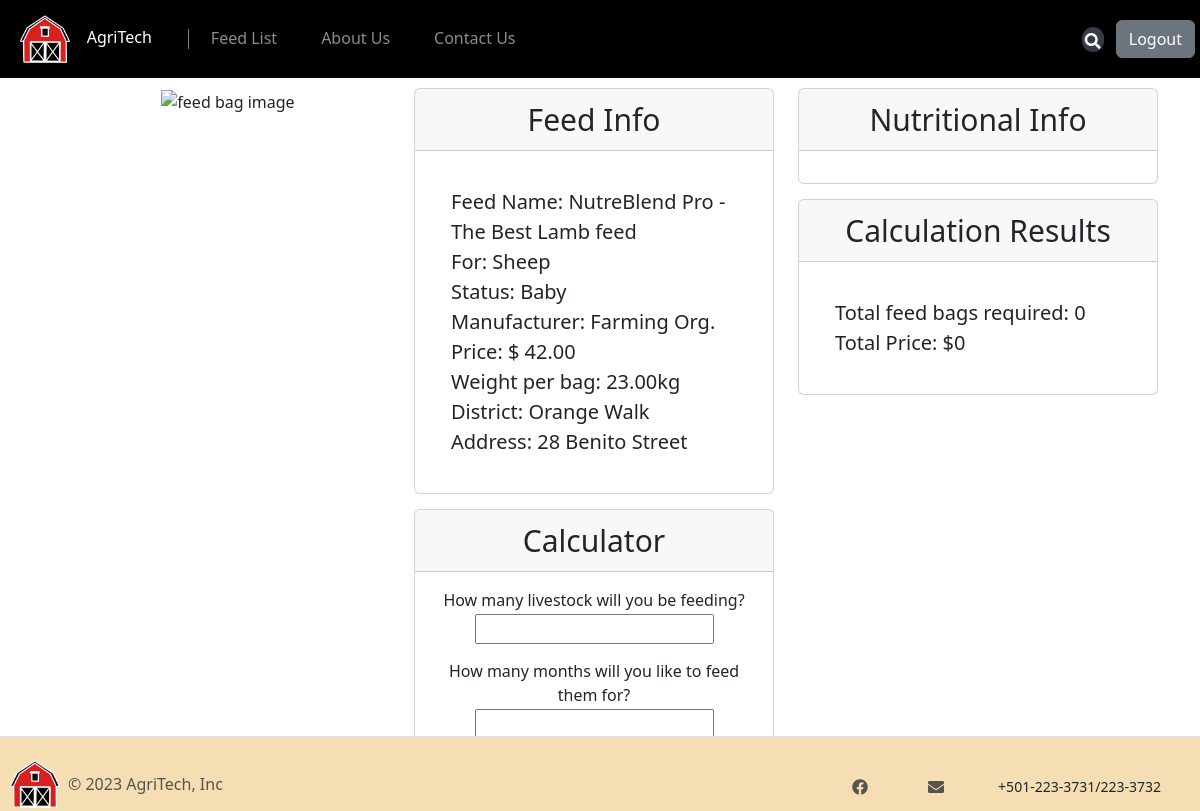
Screenshot of /feed.php?FeedID=89 with the database file from the repository.
### tables this page shows
CREATE TABLE `feeds` (
  `FeedID` int(4) NOT NULL,
  `FeedName` varchar(50) NOT NULL,
  `Manufacturer` varchar(50) NOT NULL,
  `AnimalType` varchar(20) NOT NULL,
  `AnimalStatus` varchar(20) NOT NULL,
  `Price` decimal(10,2) NOT NULL,
  `WeightPerBag` decimal(10,2) NOT NULL,
  `Description` varchar(250) NOT NULL,
  `District` varchar(50) NOT NULL,
  `Address` varchar(50) NOT NULL,
  `ProductCover` varchar(150) NOT NULL
);

### feed.php (the view, shortened to what this page needs)
<?php
include "header.php";
if (isset($_GET['FeedID'])) {
  $FeedID = $_GET['FeedID'];
  $stmt = mysqli_prepare($con,
  "SELECT FeedName, Manufacturer, AnimalType, AnimalStatus, Price, WeightPerBag, District, Address
  FROM feeds
  WHERE FeedID = ?");
  mysqli_stmt_bind_param($stmt, "i", $FeedID);
  mysqli_stmt_execute($stmt);
  $data = mysqli_stmt_get_result($stmt);
  $result = mysqli_fetch_assoc($data);
  $name = $result['FeedName'];
  $manufac = $result['Manufacturer'];
  $type = $result['AnimalType'];
  $status = $result['AnimalStatus'];
  $price = $result['Price'];
  $weight = $result['WeightPerBag'];
  $district = $result['District'];
  $address = $result['Address'];
} else {
  header("Location: error.php?error=feedidnotset");
}
?>
<div class="container text-center" style="margin-top: 10px; margin-bottom: 10px;">
  <div class="row g-0">
    <div class="col-md-4">
      <img alt="feed bag image" style="height: 300px; width: 200px;">
    </div>
    <div class="col-md-8">
      <div class="row d-flex flex-row">
        <div class="col-md-6">
          <div class="card flex-column">
            <div class="card-header" style="font-size: 30px;">Feed Info</div>
            <div class="card-body text-start">
              <div style="padding: 20px;">
                <span style="font-size: 20px;">
                  <span style='font-weight: 500;'>Feed Name: </span><?php echo $name ?> <br>
                  <span style='font-weight: 500;'>For: </span><?php echo $type ?> <br>
                  <span style='font-weight: 500;'>Status: </span><?php echo $status ?> <br>
                  <span style='font-weight: 500;'>Manufacturer: </span><?php echo $manufac ?> <br>
                  <span style='font-weight: 500;'>Price: $ </span><?php echo $price ?> <br>
                  <span style='font-weight: 500;'>Weight per bag: </span><?php echo $weight ?>kg <br>
                  <span style='font-weight: 500;'>District: </span><?php echo $district ?> <br>
                  <span style='font-weight: 500;'>Address: </span><?php echo $address ?> <br>
                </span>
              </div>
            </div>
          </div>
          <div class="card flex-column" style="margin-top: 15px;">
            <div class="card-header" style="font-size: 30px;">Calculator</div>
            <div class="card-body">
              <form action="php/calculate.php" method="post">
                <p style="margin-bottom: 2px;">How many livestock will you be feeding?</p>
                <input type="number" style="margin-bottom: 15px;" name="number">
                <p style="margin-bottom: 2px;">How many months will you like to feed them for?</p>
                <input type="number" style="margin-bottom: 15px;" name="months"> <br>
              </form>
            </div>
          </div>
        </div>
        <div class="col-md-6">
          <div class="card flex-column">
            <div class="card-header" style="font-size: 30px;">Nutritional Info</div>
            <div class="card-body text-start">
            </div>
          </div>
          <div class="card flex-column" style="margin-top: 15px;">
            <div class="card-header" style="font-size: 30px;">Calculation Results</div>
            <div class="card-body text-start">
              <div style="padding: 20px;">
                <span style="font-size: 20px;">
                  <span style='font-weight: 500;'>Total feed bags required: </span><?php echo round($_SESSION['totalbags']); ?> <br>
                  <span style='font-weight: 500;'>Total Price: $</span><?php echo round($_SESSION['totalprice'], 2); ?>
                </span>
              </div>
            </div>
          </div>
        </div>
      </div>
    </div>
  </div>
</div>
<?php
include "footer.php";
?>

### rows the page displays
feeds: FeedName "NutreBlend Pro - The Best Lamb feed", AnimalType "Sheep", AnimalStatus "Baby", Manufacturer "Farming Org.", Price "42.00", WeightPerBag "23.00", District "Orange Walk", Address "28 Benito Street"

### other values shown
$_SESSION['totalbags'] "0"
$_SESSION['totalprice'] "0"
